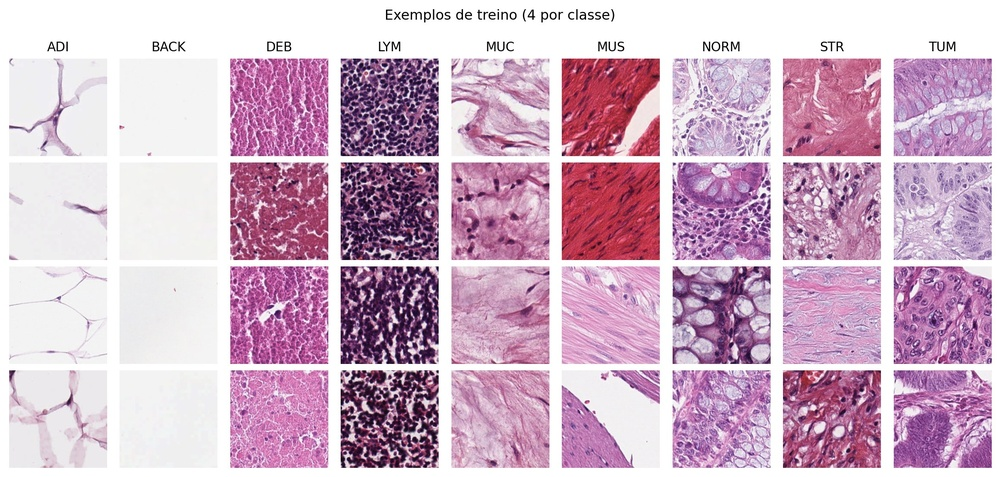
#> input picture report/figs/examples_per_class.jpg, 1000 x 477 px, shrunk from 2184 x 1042 before the run
$ python -i classical.py   (imports and definitions only)   (older library calls are emulated)
#> lines starting #> are read from the running program, lines starting #| are printed output that depends on the picture
"""Classical machine learning baseline using handcrafted color and texture features."""

from __future__ import annotations

from pathlib import Path
from typing import Any, Dict, List, Optional, Tuple
import cv2
import joblib
import numpy as np
from scipy import stats
from skimage.feature import graycomatrix, graycoprops, local_binary_pattern
from sklearn.ensemble import RandomForestClassifier
from sklearn.preprocessing import StandardScaler
from sklearn.svm import SVC
from tqdm import tqdm


class HistopathologyFeatureExtractor:
    """Extracts color and texture representations from histopathology tile images."""

    def __init__(
        self,
        color_bins: int = 16,
        lbp_points: int = 24,
        lbp_radius: int = 3,
        glcm_distances: Tuple[int, ...] = (1, 3),
        glcm_angles: Tuple[float, ...] = (0, np.pi / 4, np.pi / 2, 3 * np.pi / 4),
    ):
        self.color_bins = color_bins
        self.lbp_points = lbp_points
        self.lbp_radius = lbp_radius
        self.glcm_distances = glcm_distances
        self.glcm_angles = glcm_angles

    def extract_color_features(self, image_rgb: np.ndarray) -> np.ndarray:
        """Extract color channel histograms and statistical moments (RGB + HSV)."""
        feats = []

        # RGB and HSV spaces
        hsv = cv2.cvtColor(image_rgb, cv2.COLOR_RGB2HSV)

        for space_img in [image_rgb, hsv]:
            for c in range(3):
                channel = space_img[:, :, c]
                # Moments: mean, std, skewness
                feats.append(float(np.mean(channel)))
                feats.append(float(np.std(channel)))
                # Canal constante (ex.: imagem saturada em 255) tem skew indefinido (0/0) -> 0.
                sk = float(stats.skew(channel.ravel())) if channel.std() > 0 else 0.0
                feats.append(sk if np.isfinite(sk) else 0.0)

                # Histogram
                hist, _ = np.histogram(channel, bins=self.color_bins, range=(0, 256), density=True)
                feats.extend(hist.tolist())

        return np.array(feats, dtype=np.float32)

    def extract_texture_features(self, image_rgb: np.ndarray) -> np.ndarray:
        """Extract GLCM properties and Local Binary Pattern (LBP) histogram."""
        gray = cv2.cvtColor(image_rgb, cv2.COLOR_RGB2GRAY)
        feats = []

        # 1. GLCM features
        # Rescale grayscale to 64 levels for robust, fast GLCM computation
        gray_scaled = (gray // 4).astype(np.uint8)
        glcm = graycomatrix(
            gray_scaled,
            distances=self.glcm_distances,
            angles=self.glcm_angles,
            levels=64,
            symmetric=True,
            normed=True,
        )

        for prop in ["contrast", "dissimilarity", "homogeneity", "energy", "correlation", "ASM"]:
            values = graycoprops(glcm, prop).ravel()
            feats.append(float(np.mean(values)))
            feats.append(float(np.std(values)))

        # 2. Local Binary Patterns (uniform)
        lbp = local_binary_pattern(
            gray, P=self.lbp_points, R=self.lbp_radius, method="uniform"
        )
        n_bins = self.lbp_points + 2
        lbp_hist, _ = np.histogram(lbp.ravel(), bins=n_bins, range=(0, n_bins), density=True)
        feats.extend(lbp_hist.tolist())

        return np.array(feats, dtype=np.float32)

    def extract_all(self, image_rgb: np.ndarray) -> np.ndarray:
        """Concatenate color and texture features into a single feature vector."""
        color_feats = self.extract_color_features(image_rgb)
        texture_feats = self.extract_texture_features(image_rgb)
        return np.concatenate([color_feats, texture_feats])


class ClassicalBaselineModel:
    """Classical classifier (Random Forest or SVM) with feature scaling."""

    # [31 lines left out: functions __init__, fit, not called in this run]

    def predict(self, X: np.ndarray) -> np.ndarray:
        X_scaled = self.scaler.transform(X)
        return self.model.predict(X_scaled)

    def predict_proba(self, X: np.ndarray) -> np.ndarray:
        X_scaled = self.scaler.transform(X)
        return self.model.predict_proba(X_scaled)

    def save(self, filepath: str | Path) -> None:
        Path(filepath).parent.mkdir(parents=True, exist_ok=True)
        joblib.dump(self, filepath)

    @staticmethod
    def load(filepath: str | Path) -> "ClassicalBaselineModel":
        return joblib.load(filepath)

>>> import cv2
>>> picture = cv2.cvtColor(cv2.imread('../../../report/figs/examples_per_class.jpg'), cv2.COLOR_BGR2RGB)
>>> result = HistopathologyFeatureExtractor().extract_all(picture)
#> in extract_color_features, `hsv = cv2.cvtColor(image_rgb, cv2.COLOR_RGB2HSV)`: hsv: shape (477, 1000, 3); mean H, S, V 110.2, 50.3, 209.2
#> the loop in extract_color_features, `for space_img in [image_rgb, hsv]:` made 2 passes
#> after the loop in extract_color_features, `for space_img in [image_rgb, hsv]:`:
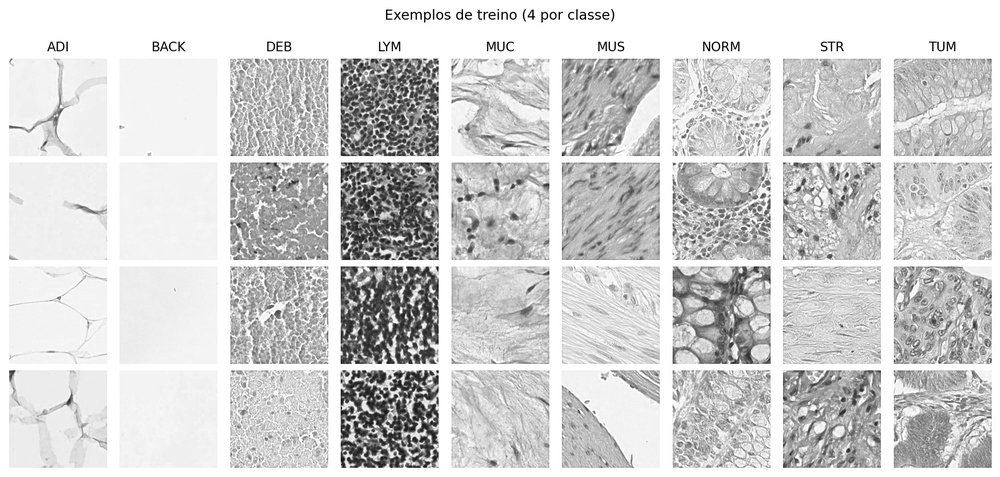
#> channel: shape (477, 1000); min 0, max 255, mean 209.2
#> after the loop in extract_color_features, `for space_img in [image_rgb, hsv]:`: feats = 114 values, max 209.2 at index 95, min -1.34 at index 2, mean 11.51
#> in extract_all, `color_feats = self.extract_color_features(image_rgb)`: color_feats has the same summary as feats in extract_color_features
#> in extract_texture_features, `gray = cv2.cvtColor(image_rgb, cv2.COLOR_RGB2GRAY)`:
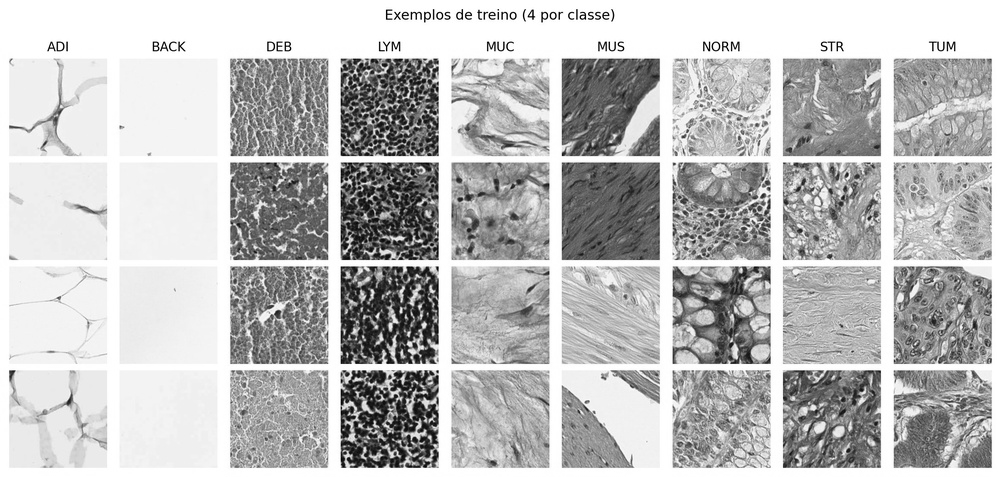
#> gray: shape (477, 1000); min 0, max 255, mean 189.1
#> in extract_texture_features, `gray_scaled = (gray // 4).astype(np.uint8)`:
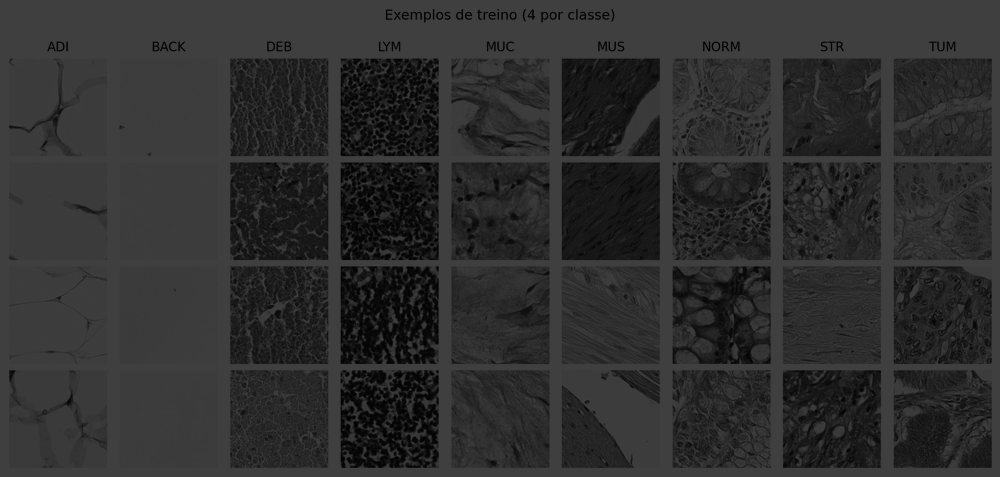
#> gray_scaled: shape (477, 1000); min 0, max 63, mean 46.8
#> the loop in extract_texture_features, `for prop in ["contrast", "dissimilarity", "homogeneity", "energy", "co..` made 6 passes
#> values on passes 1 to 5: [41.9, 65.31, 36.98, 65.57, 119.6, 126.1, 114.3, 123.9], [3.27, 4.24, 3.15, 4.25, 5.9, 6.14, 5.82, 6.08], [0.522, 0.483, 0.52, 0.484, 0.449, 0.435, 0.447, 0.437], [0.244, 0.235, 0.243, 0.235, 0.227, 0.219, 0.225, 0.219], [0.922, 0.878, 0.931, 0.878, 0.777, 0.765, 0.787, 0.769]
#> after the loop in extract_texture_features, `for prop in ["contrast", "dissimilarity", "homogeneity", "energy", "co..`: feats = [86.71, 35.65, 4.86, 1.19, 0.472, 0.0332, 0.231, 0.00914, 0.838, 0.0665, 0.0534, 0.00423]
#> in extract_texture_features, `lbp = local_binary_pattern( gray, P=self.lbp_points, R=self.lbp_radius..`:
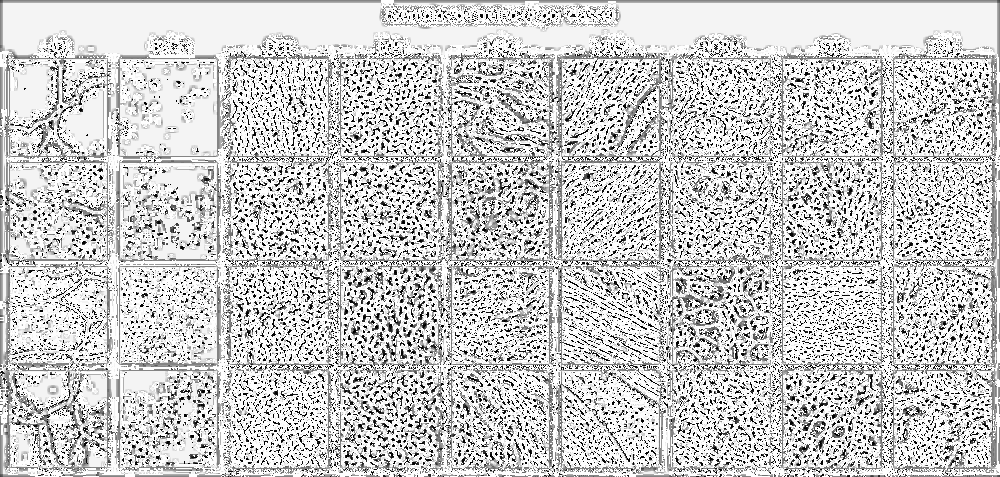
#> lbp: shape (477, 1000) float64; min 0, max 25, mean 19.8; drawn with min black and max white
#> in extract_texture_features, `lbp_hist, _ = np.histogram(lbp.ravel(), bins=n_bins, range=(0, n_bins)..`: lbp_hist = 26 values, max 0.455 at index 25, min 0.00528 at index 6, mean 0.0385
#> in extract_all, `texture_feats = self.extract_texture_features(image_rgb)`: texture_feats = 38 values, max 86.71 at index 0, min 0.00423 at index 11, mean 3.45
#> result = 152 values, max 209.2 at index 95, min -1.34 at index 2, mean 9.5

$ run again, on report/figs/correct_robustness.jpg
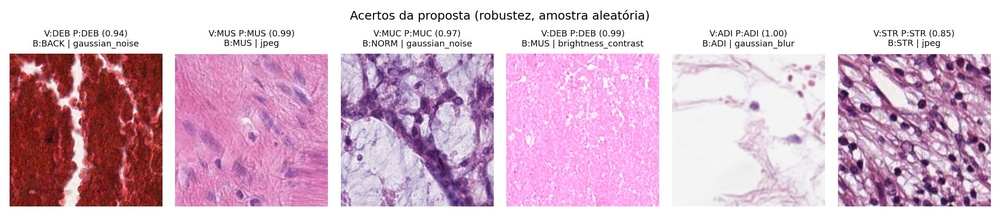
#> input picture report/figs/correct_robustness.jpg, 1000 x 216 px, shrunk from 2086 x 451 before the run
#> hsv: shape (216, 1000, 3); mean H, S, V 89.9, 51.5, 216.8
#> the loop in extract_color_features, `for space_img in [image_rgb, hsv]:` made 2 passes
#> after the loop in extract_color_features, `for space_img in [image_rgb, hsv]:`:
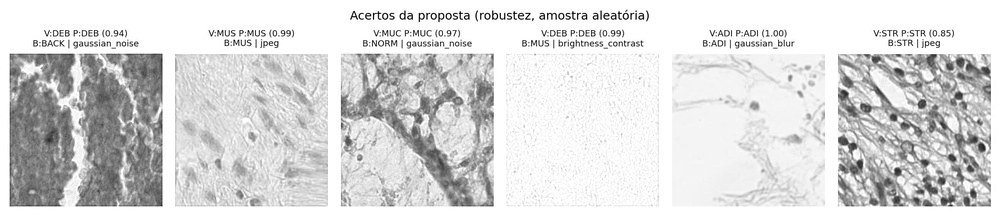
#> channel: shape (216, 1000); min 0, max 255, mean 216.8
#> after the loop in extract_color_features, `for space_img in [image_rgb, hsv]:`: feats = 114 values, max 216.8 at index 95, min -1.47 at index 40, mean 11.68
#> color_feats has the same summary as feats in extract_color_features
#> the loop in extract_texture_features, `for prop in ["contrast", "dissimilarity", "homogeneity", "energy", "co..` made 6 passes
#> values on passes 1 to 5: [40.27, 54.67, 29.49, 60.59, 91.07, 93.93, 88.92, 104.1], [2.85, 3.46, 2.47, 3.78, 4.95, 4.95, 4.86, 5.36], [0.532, 0.495, 0.545, 0.485, 0.451, 0.44, 0.445, 0.433], [0.281, 0.27, 0.278, 0.27, 0.269, 0.256, 0.259, 0.256], [0.923, 0.895, 0.943, 0.884, 0.825, 0.82, 0.83, 0.8]
#> after the loop in extract_texture_features, `for prop in ["contrast", "dissimilarity", "homogeneity", "energy", "co..`: feats = [70.39, 25.95, 4.09, 1.02, 0.478, 0.0404, 0.267, 0.00882, 0.865, 0.0497, 0.0716, 0.00472]
#> in extract_texture_features, `lbp = local_binary_pattern( gray, P=self.lbp_points, R=self.lbp_radius..`:
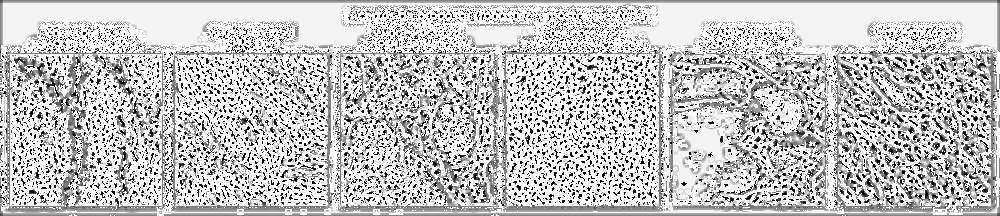
#> lbp: shape (216, 1000) float64; min 0, max 25, mean 19.3; drawn with min black and max white
#> lbp_hist = 26 values, max 0.42 at index 25, min 0.00686 at index 7, mean 0.0385
#> texture_feats = 38 values, max 70.39 at index 0, min 0.00472 at index 11, mean 2.74
#> result = 152 values, max 216.8 at index 95, min -1.47 at index 40, mean 9.44

$ run again, on report/figs/errors_robustness.jpg
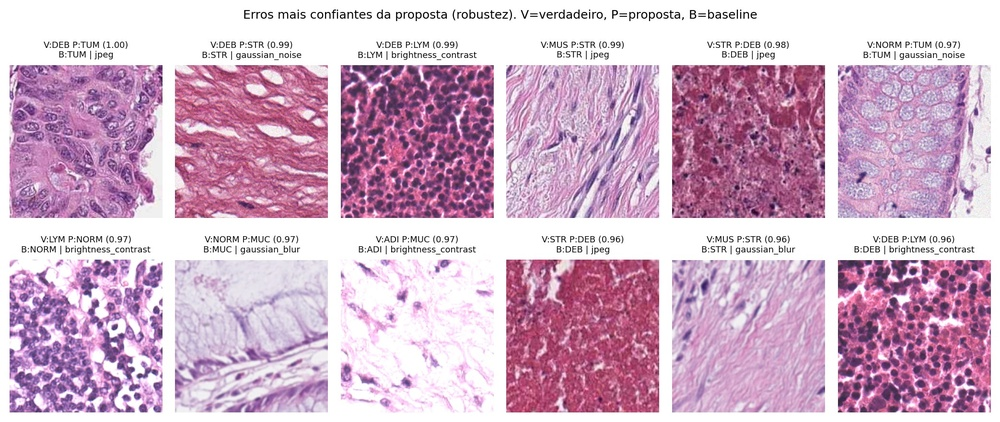
#> input picture report/figs/errors_robustness.jpg, 1000 x 422 px, shrunk from 2086 x 881 before the run
#> hsv: shape (422, 1000, 3); mean H, S, V 108.6, 50.4, 210.4
#> the loop in extract_color_features, `for space_img in [image_rgb, hsv]:` made 2 passes
#> after the loop in extract_color_features, `for space_img in [image_rgb, hsv]:`:
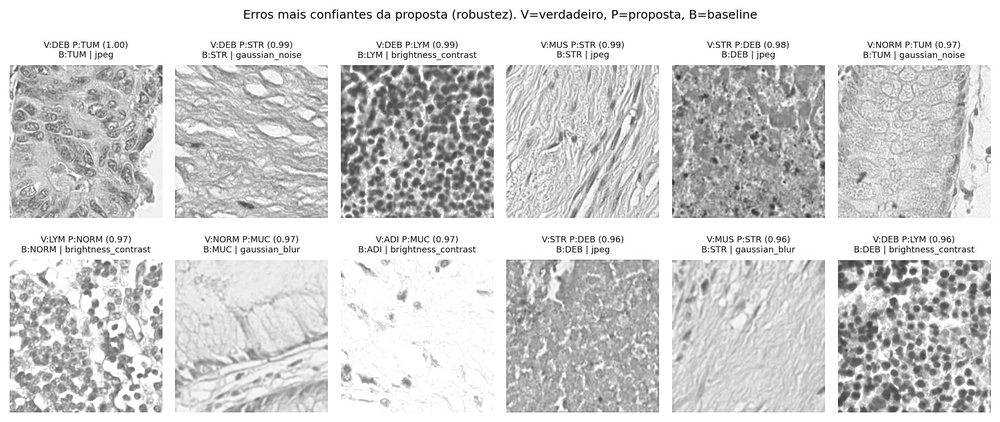
#> channel: shape (422, 1000); min 0, max 255, mean 210.4
#> after the loop in extract_color_features, `for space_img in [image_rgb, hsv]:`: feats = 114 values, max 210.4 at index 95, min -0.893 at index 97, mean 11.36
#> color_feats has the same summary as feats in extract_color_features
#> the loop in extract_texture_features, `for prop in ["contrast", "dissimilarity", "homogeneity", "energy", "co..` made 6 passes
#> values on passes 1 to 5: [45.84, 68.5, 34.98, 65.69, 105.2, 118.8, 107.3, 113.8], [3.36, 4.4, 2.99, 4.22, 5.95, 6.32, 5.98, 6.13], [0.481, 0.436, 0.493, 0.444, 0.393, 0.382, 0.389, 0.384], [0.285, 0.276, 0.284, 0.275, 0.269, 0.261, 0.263, 0.259], [0.904, 0.857, 0.927, 0.863, 0.78, 0.752, 0.776, 0.762]
#> after the loop in extract_texture_features, `for prop in ["contrast", "dissimilarity", "homogeneity", "energy", "co..`: feats = [82.52, 30.64, 4.92, 1.25, 0.425, 0.0419, 0.272, 0.00944, 0.827, 0.0641, 0.0739, 0.00514]
#> in extract_texture_features, `lbp = local_binary_pattern( gray, P=self.lbp_points, R=self.lbp_radius..`:
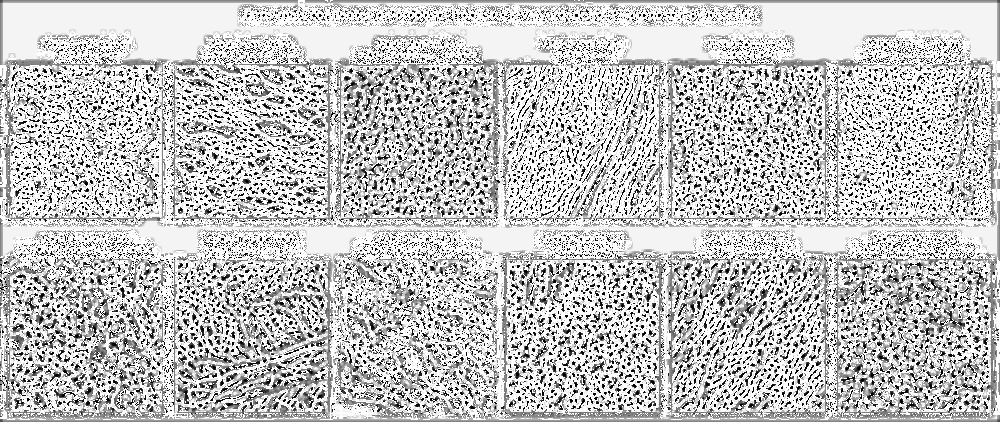
#> lbp: shape (422, 1000) float64; min 0, max 25, mean 19.1; drawn with min black and max white
#> lbp_hist = 26 values, max 0.428 at index 25, min 0.0075 at index 6, mean 0.0385
#> texture_feats = 38 values, max 82.52 at index 0, min 0.00514 at index 11, mean 3.21
#> result = 152 values, max 210.4 at index 95, min -0.893 at index 97, mean 9.32

$ run again, on report/figs/fixed_by_proposal.jpg
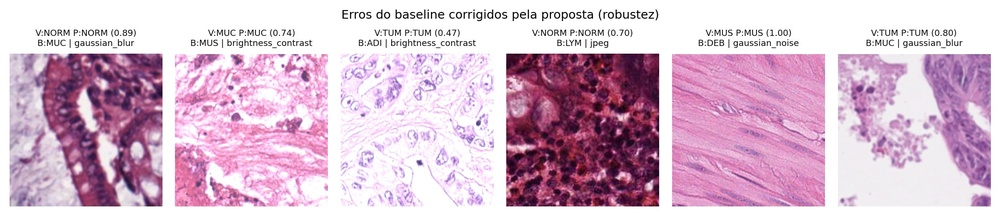
#> input picture report/figs/fixed_by_proposal.jpg, 1000 x 216 px, shrunk from 2086 x 451 before the run
#> hsv: shape (216, 1000, 3); mean H, S, V 106.6, 49.4, 215.6
#> the loop in extract_color_features, `for space_img in [image_rgb, hsv]:` made 2 passes
#> after the loop in extract_color_features, `for space_img in [image_rgb, hsv]:`:
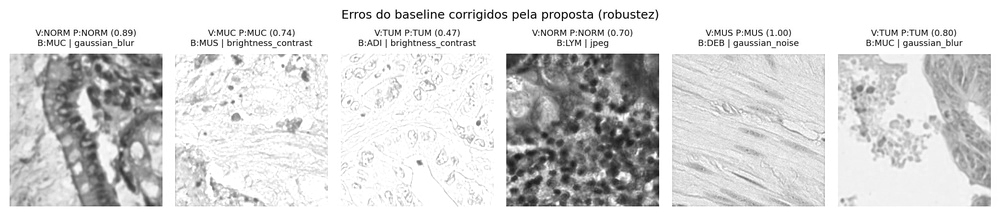
#> channel: shape (216, 1000); min 0, max 255, mean 215.6
#> after the loop in extract_color_features, `for space_img in [image_rgb, hsv]:`: feats = 114 values, max 215.6 at index 95, min -1.49 at index 97, mean 11.86
#> color_feats has the same summary as feats in extract_color_features
#> the loop in extract_texture_features, `for prop in ["contrast", "dissimilarity", "homogeneity", "energy", "co..` made 6 passes
#> values on passes 1 to 5: [38.83, 55.98, 30.48, 57.97, 79.22, 93.06, 88.03, 95.9], [2.57, 3.37, 2.43, 3.51, 4.57, 4.92, 4.88, 5.08], [0.562, 0.512, 0.555, 0.503, 0.46, 0.445, 0.441, 0.439], [0.307, 0.295, 0.304, 0.295, 0.288, 0.275, 0.275, 0.275], [0.932, 0.901, 0.946, 0.898, 0.86, 0.836, 0.845, 0.831]
#> after the loop in extract_texture_features, `for prop in ["contrast", "dissimilarity", "homogeneity", "energy", "co..`: feats = [67.43, 23.54, 3.92, 1.01, 0.49, 0.0474, 0.289, 0.0121, 0.881, 0.0413, 0.0838, 0.007]
#> in extract_texture_features, `lbp = local_binary_pattern( gray, P=self.lbp_points, R=self.lbp_radius..`:
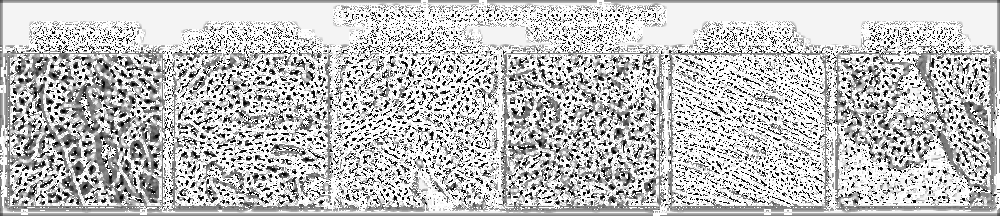
#> lbp: shape (216, 1000) float64; min 0, max 25, mean 18.8; drawn with min black and max white
#> lbp_hist = 26 values, max 0.398 at index 25, min 0.00899 at index 6, mean 0.0385
#> texture_feats = 38 values, max 67.43 at index 0, min 0.007 at index 11, mean 2.6
#> result = 152 values, max 215.6 at index 95, min -1.49 at index 97, mean 9.54
